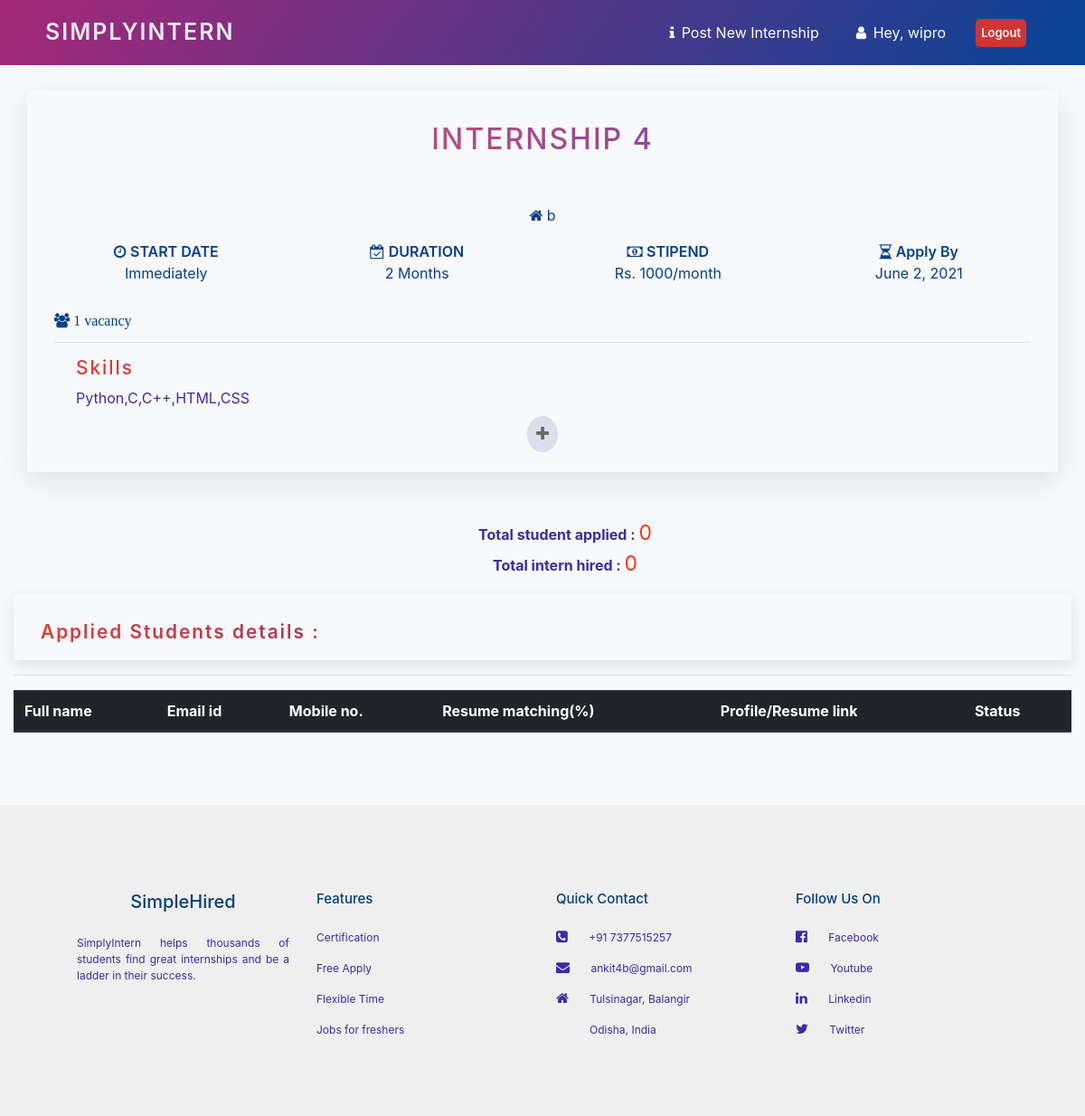
/cmp/post-detail/53/ (signed in), run on the app's committed database.
### company/models.py (models this page shows, shortened)
class Company(models.Model):
    objects = models.Manager()
    user=models.OneToOneField('auth.user',default="", on_delete=models.CASCADE)
    name = models.CharField(default="", max_length=128)
    email = models.EmailField()
    isCompany = models.BooleanField(default=True)
    class Meta:
        managed = True
        verbose_name = 'Company'
        verbose_name_plural = 'Companies'

class Internship(models.Model):
    objects = models.Manager()
    company = models.ForeignKey( 'Company' , on_delete=models.CASCADE)
    title = models.CharField(max_length=128)
    place = models.CharField(max_length=128)
    duration = models.CharField(max_length=128)
    stipend = models.CharField(max_length=128)
    apply_by = models.DateField()
    no_of_openings =  models.IntegerField()
    perks = models.CharField(max_length=128)
    skills = models.CharField(max_length=128)
    about_internship = models.TextField()
    who_can_apply = models.TextField()
    no_of_applicants = models.IntegerField(default=0)
    class Meta:
        db_table = ''
        managed = True
        verbose_name = 'Internship'
        verbose_name_plural = 'Internships'

### company/views.py (the view)
# urls.py: path('post-detail/<int:post_id>/', views.post_detail, name='post-detail'),
def post_detail(request, post_id):
    comp = Company.objects.get(email=request.user.company.email)
    post = Internship.objects.get(id=post_id)
    applied = InternshipAppliedDB.objects.filter(internship_id=post_id)
    total_applied = len(applied)
    print("Total student applied : ", total_applied)
    accepted = InternshipAppliedDB.objects.filter(internship_id=post_id, status= "Accept")
    total_accepted = len(accepted)
    print("Total intern hired : ", total_accepted)
    return render(request, 'CompanyInternshipDetails.html',{'post': post, 'company': comp, 'applied':applied, 'total_applied': total_applied, 'total_accepted': total_accepted })

### company/templates/CompanyInternshipDetails.html (shortened to what this page needs)
{% load static %}
<html>
    <head>
        <link rel="stylesheet" href="{% static 'css/CompanyInternshipDetails.css' %}" >
         <link rel="stylesheet" href="https://maxcdn.bootstrapcdn.com/bootstrap/4.0.0/css/bootstrap.min.css">
         <link rel="stylesheet" href="https://stackpath.bootstrapcdn.com/font-awesome/4.7.0/css/font-awesome.min.css">
         <link rel="stylesheet" href="https://cdnjs.cloudflare.com/ajax/libs/select2/4.0.0/css/select2.min.css">
    </head>
    <body>
 <section
      class="py-1 fixed-top"
      style="background-image: linear-gradient(125deg, #a72879, #064497)"
    >
      <nav class="navbar navbar-expand-sm navbar-light mx-4">
        <a
          class="navbar-brand"
          href="{% url 'home' %}"
          style="
            font-size: 25px;
            font-weight: 600;
            color: #e7e9ee;
            letter-spacing: 2px;
            margin-left: 10px;
            text-transform: uppercase;
          "
          >SimplyIntern</a
        >
        <div class="collapse navbar-collapse" id="navbarSupportedContent">
          <ul class="navbar-nav ml-auto">
            <li class="nav-item">
              <a class="nav-link" href="{% url 'new-post' %}">
                <i class="fa fa-info" aria-hidden="true"></i> <span style="margin-left: 3px;">Post New Internship</span></a>
            </li>
            <li class="nav-item">
              <a class="nav-link" href="{% url 'company-profile' %}">
                <i class="fa fa-user" aria-hidden="true"></i> <span style="margin-left: 3px;">Hey, {{user.company.name}}</span></a>
            </li>
            <li class="nav-item">
              <a class="btn" href="/logout" style="padding: 5px; background-color: rgb(212, 51, 51); color: #fff; font-weight: 600; border-radius: 5px; font-size: 13px; margin-top: 5px;">
                Logout
              </a>
            </li>
          </ul>
        </div>
      </nav>
    </section>
        <section class="container get_in_touch" style="margin-top: 100px;">
            <h1 class="title">
                {{post.title}}
            </h1>
            <div class="container">
                        <div class="text-center my-2">
                            <p style="color: #033f8d;">
                                <i class="fa fa-home" aria-hidden="true"></i>  {{post.place}}
                            </p>
                        </div>
                        <div class="row">
                            <div class="col-md-3 col-6 text-center">
                                <p style="color: #033f8d;">
                                    <i class="fa fa-clock-o" aria-hidden="true"></i> <span style=" font-weight: 600;">  START DATE </span>
                                <br>
                                    Immediately
                                </P>
                            </div>
                            <div class="col-md-3 col-6 text-center">
                                <p style="color: #033f8d;">
                                    <i class="fa fa-calendar-check-o" aria-hidden="true"></i> <span style=" font-weight: 600;">  DURATION </span>
                                <br>
                                    {{post.duration}}
                                </P>
                            </div>
                            <div class="col-md-3 col-6 text-center">
                                <p style="color: #033f8d;">
                                    <i class="fa fa-money" aria-hidden="true"></i> <span style=" font-weight: 600;">  STIPEND </span>
                                <br>
                                    Rs. {{post.stipend}}/month
                                </P>
                            </div>
                            <div class="col-md-3 col-6 text-center">
                                <p style="color: #033f8d;">
                                    <i class="fa fa-hourglass-half" aria-hidden="true"></i> <span style=" font-weight: 600;">  Apply By </span>
                                <br>
                                    {{post.apply_by}}
                                </P>
                            </div>
                        </div>
                        <p class="mt-3" style="color: #033f8d;">
                            <i class="fa fa-users" aria-hidden="true" style="color: #033f8d;"> {{post.no_of_openings}} vacancy</i>
                        </p>
                        <hr />
                        <div class="pl-4">
                            <h5 class="subtitle">
                                Skills
                            </h5>
                            <p>
                               {{post.skills}}
                            </p>
                        </div>
                    <div class="text-center">
                        <span style="border-radius: 50%; background-color: rgb(221, 221, 236); padding: 10px" id="button"><i class="fa fa-plus" style="color:rgb(105, 105, 105); font-size: 18px;"></i></span>
                    </div>
            </div>
        </section>
        <section class="container-fluid" >
            <div style="margin-left: 50px; text-align: center; ">
                <P style="font-size: 16px;">
                    <span style=" font-weight: bold;">Total student applied : </span> <span style="font-size: 23px; color: #ff371c;">{{ total_applied }}</span>
                    <br>
                    <span style=" font-weight: bold;">Total intern hired : </span> <span style="font-size: 23px; color: #ff371c;">{{ total_accepted }}</span>
                </P>
            </div>
            <div style="padding-top: 30px; padding-bottom: 10px; padding-left: 30px; box-shadow: 0 5px 15px 0px rgba(0, 0, 0, 0.1);">
                <h4 class="subtitle" style="font-weight: 600;">
                    Applied Students details :
                </h4>
            </div>
            <hr />
            <div>
                <table class="table">
                    <thead class="thead-dark">
                      <tr>
                        <th scope="col">Full name</th>
                        <th scope="col">Email id</th>
                        <th scope="col">Mobile no.</th>
                        <th scope="col">Resume matching(%)</th>
                        <th scope="col">Profile/Resume link</th>
                        <th scope="col">Status</th>
                      </tr>
                    </thead>
                  </table>
            </div>
        </section>
    <section id="footer">
        <div class="container">
            <div class="row">
                <div class="col-md-3">
                    <h2>
                        SimpleHired
                    </h2>
                    <p style="text-align: justify;">
                    SimplyIntern helps thousands of students find great internships
                    and be a ladder in their success.
                    </p>
                </div>
                <div class="col-md-3">
                    <h1>
                        Features
                    </h1>
                    <p>
                        Certification
                    </p>
                    <p>
                        Free Apply
                    </p>
                    <p>
                        Flexible Time
                    </p>
                    <p>
                        Jobs for freshers
                    </p>
                </div>
                <div class="col-md-3">
                    <h1>
                        Quick Contact
                    </h1>
                    <p> <i class="fa fa-phone-square"></i>
                        +91 7377515257
                    </p>
                    <p> <i class="fa fa-envelope"></i>
                        ankit4b@gmail.com
                    </p>
                    <p> <i class="fa fa-home"></i>
                        Tulsinagar, Balangir
                    </p>
                    <p class="city">
                        Odisha, India
                    </p>
                </div>
                <div class="col-md-3">
                    <h1>
                        Follow Us On
                    </h1>
                    <p> <i class="fa fa-facebook-official"></i>
                        Facebook
                    </p>
                    <p> <i class="fa fa-youtube-play"></i>
                        Youtube
                    </p>
                    <p> <i class="fa fa-linkedin"></i>
                        Linkedin
                    </p>
                    <p> <i class="fa fa-twitter"></i>
                        Twitter
                    </p>
                </div>
            </div>
        </div>
    </section>
    </body>
</html>

### company/static/css/CompanyInternshipDetails.css (style rules this page uses)
* { padding: 0; margin: 0; }
body { padding: 0; margin: 0; font-family: 'Poppins', sans-serif; background-color: #f8f9fa !important; }
.navbar-nav li a { color: #ffffff !important; font-size: 16px; margin-right: 25px; }
.get_in_touch { margin: 50px auto; position: relative; box-shadow: 0 10px 30px 0px rgba(0, 0, 0, 0.1); padding: 30px; }
.get_in_touch .title { text-transform: uppercase; text-align: center; letter-spacing: 2px; font-size: 2em; line-height: 48px; padding-bottom: 40px; color: #5543ca; background: linear-gradient(to right, #f4524d 0%, #5543ca 100%); -webkit-background-clip: text; -webkit-text-fill-color: transparent; }
.subtitle { letter-spacing: 2px; font-size: 1.3em; color: #5543ca; background: linear-gradient(to right, #d83d38 0%, #3b2aa8 100%); -webkit-background-clip: text; -webkit-text-fill-color: transparent; }
ul li, p { color:#3c2ba8; }
#footer { margin-top: 80px; padding: 70px; background-color: #efefef; color: #013f7e; }
#footer h2 { font-size: 20px; text-align: center; margin-top: 25px; margin-bottom: 25px; }
#footer h1 { font-size: 15px; text-align: left; margin-top: 25px; margin-bottom: 25px; }
#footer p { font-size: 12px; text-align: left; }
#footer .city { margin-left: 37px; }
#footer .row .fa { padding-right: 20px; font-size: 15px; }

### data on the page
Internship: title "INTERNSHIP 4", place "b", duration "2 Months", stipend "1000", apply_by "June 2, 2021", no_of_openings "1", skills "Python,C,C++,HTML,CSS"

### other printed values
{{ user.company.name }} "wipro"
{{ total_applied }} "0"
{{ total_accepted }} "0"
